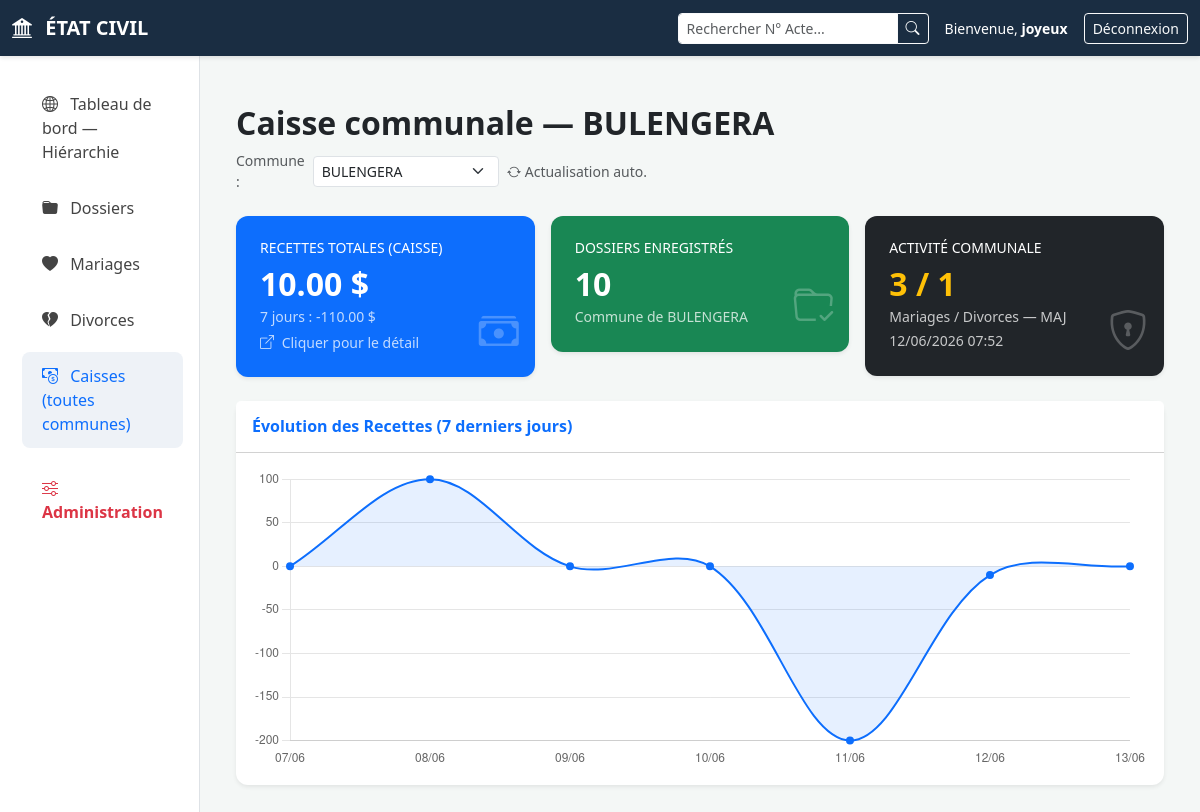
/dashboard/bourgmestre/ (signed in), run on the app's committed database.
### mariage/models.py (models this page shows, shortened)
class Utilisateur(AbstractUser):
    ROLE_CHOICES = [
        ('operateur', 'Operateur de saisie'),
        ('officier', 'Officier Etat Civil'),
        ('bourgmestre', 'Bourgmestre'),
        ('maire', 'Maire'),
        ('hierarchie', 'Hierarchie'),
        ('conjoint', 'Conjoint'),
        ('citoyen', 'citoyen'),
    ]
    telephone = models.CharField(max_length=20, blank=True)
    nom = models.CharField(max_length=100, blank=True, help_text="Nom de famille (actes officiels).")
    post_nom = models.CharField(max_length=100, blank=True, help_text="Postnom (actes officiels).")
    prenom = models.CharField(max_length=100, blank=True, help_text="Prénom (actes officiels).")
    role = models.CharField(max_length=20, choices=ROLE_CHOICES)
    commune = models.ForeignKey(
        Commune, on_delete=models.CASCADE, null=True, blank=True,
        related_name='agents',
    )
    ville = models.ForeignKey(
        'Ville', on_delete=models.SET_NULL, null=True, blank=True,
        related_name='maires',
        help_text="Ville d'affectation pour le maire (accès à toutes les communes + mairie).",
    )
    epoux_lie = models.ForeignKey(
        'Epoux', on_delete=models.SET_NULL, null=True, blank=True,
        related_name='comptes_conjoint',
    )
    epouse_lie = models.ForeignKey(
        'Epouse', on_delete=models.SET_NULL, null=True, blank=True,
        related_name='comptes_conjoint',
    )
    affecte_mairie = models.BooleanField(
        default=False,
        help_text="Agent affecté à la mairie (mariages célébrés à l'hôtel de ville).",
    )
    class Meta:
        verbose_name = "Utilisateur"
        verbose_name_plural = "Utilisateurs"

class Commune(models.Model):
    code_postal_de_la_commune = models.CharField(max_length=100)
    nom = models.CharField(max_length=100)
    ville = models.ForeignKey(Ville, on_delete=models.CASCADE)
    est_mairie = models.BooleanField(
        default=False,
        help_text="Commune virtuelle « Mairie » pour les mariages célébrés à l'hôtel de ville.",
    )
    class Meta:
        verbose_name = 'Commune'
        verbose_name_plural = 'Communes'

class CaisseCommune(models.Model):
    commune = models.OneToOneField('Commune', on_delete=models.CASCADE, related_name='caisse')
    solde_actuel = models.DecimalField(max_digits=12, decimal_places=2, default=0.00)
    derniere_mise_a_jour = models.DateTimeField(auto_now=True)

### mariage/views.py (the view)
# urls.py: path('dashboard/bourgmestre/', BourgmestreDashboardView.as_view(), name='bourgmestre_dashboard'),
class BourgmestreDashboardView(LoginRequiredMixin, TemplateView):
    template_name = 'mariage/dashboard_bourgmestre.html'
    def dispatch(self, request, *args, **kwargs):
        if not utilisateur_peut_acceder_caisse(request.user):
            messages.error(request, "Accès réservé aux agents habilités à consulter la caisse communale.")
            return redirect('dashboard')
        return super().dispatch(request, *args, **kwargs)
    def get_context_data(self, **kwargs):
        context = super().get_context_data(**kwargs)
        communes = list(communes_accessibles(self.request.user))
        commune = commune_caisse_active(
            self.request.user,
            self.request.GET.get('commune'),
        )
        context.update(stats_dashboard_bourgmestre(commune))
        context['communes_accessibles'] = communes
        context['commune_courante'] = commune
        context['peut_sortir_caisse'] = utilisateur_peut_sortir_caisse(self.request.user)
        if self.request.user.is_superuser:
            context['role'] = 'SUPER-ADMINISTRATEUR'
        else:
            context['role'] = self.request.user.get_role_display()
        return context

### mariage/context_processors.py (called while the page is built)
def navigation_role(request):
    user = request.user
    if not user.is_authenticated:
        return {}
    return {
        'menu_items': menu_navigation(user),
        'role_utilisateur_court': role_utilisateur(user),
        'url_accueil_user': url_accueil_utilisateur(user),
    }

### mariage/dashboard_stats.py (called while the page is built, shortened)
def stats_dashboard_bourgmestre(commune):
    caisse, _ = CaisseCommune.objects.get_or_create(commune=commune)
    stats_graph = _recettes_sept_jours(caisse)
    recettes_semaine = sum(entry['total'] for entry in stats_graph)
    dossiers_qs = Dossier.objects.filter(commune_enregistrement=commune)
    mariages_commune = Mariage.objects.filter(dossier__commune_enregistrement=commune).count()
    divorces_commune = Divorce.objects.filter(
        mariage__dossier__commune_enregistrement=commune
    ).count()
    return {
        'commune': commune,
        'solde': caisse.solde_actuel,
        'nb_dossiers': dossiers_qs.count(),
        'nb_mariages_commune': mariages_commune,
        'nb_divorces_commune': divorces_commune,
        'stats_graph': stats_graph,
        'recettes_semaine': recettes_semaine,
        'derniere_mise_a_jour': caisse.derniere_mise_a_jour,
    }

### mariage/permissions_commune.py (called while the page is built, shortened)
def role_utilisateur(user):
    return (getattr(user, 'role', None) or '').upper()

def acces_toutes_communes(user):
    if role_utilisateur(user) == 'HIERARCHIE':
        return True
    return bool(user.is_superuser and not user.commune_id)

def communes_accessibles(user):
    role = role_utilisateur(user)
    if acces_toutes_communes(user):
        return Commune.objects.select_related('ville__province').order_by('nom')

def commune_caisse_active(user, commune_id=None):
    accessibles = list(communes_accessibles(user))
    if not accessibles:
        return None
    if commune_id:
        for c in accessibles:
            if c.pk == int(commune_id):
                return c
    return accessibles[0]

def utilisateur_peut_acceder_caisse(user):
    role = role_utilisateur(user)
    return role in ('HIERARCHIE', 'MAIRE', 'BOURGMESTRE', 'OFFICIER', 'OPERATEUR') or user.is_superuser

def utilisateur_peut_sortir_caisse(user):
    return role_utilisateur(user) == 'BOURGMESTRE' or user.is_superuser

### mariage/role_permissions.py (called while the page is built)
def role_utilisateur(user):
    if not user or not user.is_authenticated:
        return ''
    if user.is_superuser:
        return 'HIERARCHIE'
    return (getattr(user, 'role', None) or '').upper()

### mariage/templates/mariage/dashboard_bourgmestre.html (shortened to what this page needs)
{% extends 'mariage/base.html' %}
{% load static %}
{% block content %}
<div class="container-fluid py-4" id="dashboard-bourgmestre"
     data-stats-url="{% url 'bourgmestre_stats_api' %}"
     data-mouvements-url="{% url 'bourgmestre_mouvements_api' %}"
     data-sortie-url="{% url 'bourgmestre_sortie_api' %}"
     data-commune-id="{{ commune_courante.pk|default:'' }}"
     data-peut-sortir="{% if peut_sortir_caisse %}1{% else %}0{% endif %}">
    <div class="d-flex justify-content-between align-items-center mb-4 flex-wrap gap-2">
        <h2 class="fw-bold mb-0">Caisse communale — <span id="bm-commune-nom">{{ commune.nom|default:"—" }}</span></h2>
        <div class="d-flex align-items-center gap-2">
            {% if communes_accessibles|length > 1 %}
            <form method="get" class="d-flex align-items-center gap-2 m-0">
                <label class="small text-muted mb-0" for="select-commune-caisse">Commune :</label>
                <select name="commune" id="select-commune-caisse" class="form-select form-select-sm" onchange="this.form.submit()">
                    {% for c in communes_accessibles %}
                    <option value="{{ c.pk }}" {% if commune_courante.pk == c.pk %}selected{% endif %}>{{ c.nom }}</option>
                    {% endfor %}
                </select>
            </form>
            {% endif %}
            <small class="text-muted" id="bm-refresh-label"><i class="bi bi-arrow-repeat"></i> Actualisation auto.</small>
        </div>
    </div>
    <div class="row g-3 mb-4">
        <div class="col-md-4">
            <button type="button" class="card border-0 shadow-sm bg-primary text-white position-relative w-100 text-start p-0"
                    id="bm-card-recettes" style="cursor:pointer;" title="Voir les mouvements de caisse">
                <div class="card-body p-4">
                    <h6 class="text-uppercase small">Recettes Totales (Caisse)</h6>
                    <h2 class="fw-bold mb-0"><span id="bm-solde">{{ solde|floatformat:2 }}</span> $</h2>
                    <small class="opacity-75">7 jours : <span id="bm-recettes-semaine">{{ recettes_semaine|floatformat:2 }}</span> $</small>
                    <small class="d-block opacity-75 mt-1"><i class="bi bi-box-arrow-up-right me-1"></i> Cliquer pour le détail</small>
                    <i class="bi bi-cash-stack position-absolute end-0 bottom-0 m-3 fs-1 opacity-25"></i>
                </div>
            </button>
        </div>
        <div class="col-md-4">
            <div class="card border-0 shadow-sm bg-success text-white position-relative">
                <div class="card-body p-4">
                    <h6 class="text-uppercase small">Dossiers Enregistrés</h6>
                    <h2 class="fw-bold mb-0" id="bm-nb-dossiers">{{ nb_dossiers }}</h2>
                    <small class="opacity-75">Commune de {{ commune.nom|default:"—" }}</small>
                    <i class="bi bi-folder-check position-absolute end-0 bottom-0 m-3 fs-1 opacity-25"></i>
                </div>
            </div>
        </div>
        <div class="col-md-4">
            <div class="card border-0 shadow-sm bg-dark text-white position-relative">
                <div class="card-body p-4">
                    <h6 class="text-uppercase small">Activité communale</h6>
                    <h2 class="fw-bold mb-0 text-warning"><span id="bm-nb-mariages">{{ nb_mariages_commune }}</span> / <span id="bm-nb-divorces">{{ nb_divorces_commune }}</span></h2>
                    <small class="opacity-75">Mariages / Divorces — MAJ <span id="bm-derniere-maj">{% if derniere_mise_a_jour %}{{ derniere_mise_a_jour|date:"d/m/Y H:i" }}{% else %}—{% endif %}</span></small>
                    <i class="bi bi-shield-lock position-absolute end-0 bottom-0 m-3 fs-1 opacity-25"></i>
                </div>
            </div>
        </div>
    </div>
    <div class="row">
        <div class="col-12">
            <div class="card border-0 shadow-sm">
                <div class="card-header bg-white py-3">
                    <h6 class="m-0 fw-bold text-primary">Évolution des Recettes (7 derniers jours)</h6>
                </div>
                <div class="card-body">
                    <canvas id="recettesChart" style="height: 300px;"></canvas>
                </div>
            </div>
        </div>
    </div>
</div>
{% endblock %}
{% block extra_js %}
<script>
    initDashboardBourgmestre({
        graph: JSON.parse(document.getElementById('bm-chart-data').textContent),
    });
</script>
{% endblock %}

### mariage/templates/mariage/base.html (shortened to what this page needs)
{% load static %}
<!DOCTYPE html>
<html lang="fr">
<head>
    <link href="https://cdn.jsdelivr.net/npm/bootstrap@5.3.0/dist/css/bootstrap.min.css" rel="stylesheet">
    <link rel="stylesheet" href="https://cdn.jsdelivr.net/npm/bootstrap-icons@1.11.0/font/bootstrap-icons.css">
    <link rel="stylesheet" href="{% static 'mariage/css/style.css' %}">
</head>
<body>
    <nav class="navbar navbar-expand-lg navbar-dark navbar-custom sticky-top">
        <div class="container-fluid">
            <a class="navbar-brand fw-bold" href="{% if url_accueil_user %}{{ url_accueil_user }}{% else %}{% url 'dashboard' %}{% endif %}"><i class="bi bi-bank2 me-2"></i> ÉTAT CIVIL</a>
            {% if role_utilisateur_court != 'CITOYEN' and role_utilisateur_court != 'CONJOINT' %}
            <form class="d-flex ms-auto me-3 d-print-none" action="{% url 'quick_search' %}" method="get" style="max-width: 300px;">
                <div class="input-group input-group-sm">
                    <input type="text" name="q" class="form-control border-light" placeholder="Rechercher N° Acte..." aria-label="Rechercher">
                    <button class="btn btn-outline-light" type="submit">
                        <i class="bi bi-search"></i>
                    </button>
                </div>
            </form>
            {% endif %}
            <div class="d-flex align-items-center text-white small">
                <span>Bienvenue, <strong>{{ user.username }}</strong></span>
                <form action="{% url 'logout' %}" method="post" class="ms-3 m-0">
                    <button type="submit" class="btn btn-sm btn-outline-light">Déconnexion</button>
                </form>
            </div>
        </div>
    </nav>
    <div class="container-fluid">
        <div class="row">
            <nav class="col-md-2 d-none d-md-block sidebar">
                <ul class="nav flex-column">
                    {% for item in menu_items %}
                    <li class="nav-item">
                        <a class="nav-link {% for key in item.active_keys %}{% if key in request.resolver_match.url_name %}active{% endif %}{% endfor %}{% if item.url_name == 'bourgmestre_dashboard' and 'bourgmestre' in request.resolver_match.url_name %} active{% endif %}"
                           href="{% url item.url_name %}">
                            <i class="bi {{ item.icon }} me-2"></i> {{ item.label }}
                        </a>
                    </li>
                    {% empty %}
                    <li class="nav-item">
                        <a class="nav-link" href="{% url 'dashboard' %}"><i class="bi bi-speedometer2 me-2"></i> Accueil</a>
                    </li>
                    {% endfor %}
                    {% if user.is_superuser %}
                        <li class="nav-item mt-2">
                            <a class="nav-link text-danger fw-bold" href="/admin/" target="_blank">
                                <i class="bi bi-sliders me-2"></i> Administration
                            </a>
                        </li>
                    {% endif %}
                </ul>
            </nav>
            <main class="col-md-10 ms-sm-auto px-md-4 py-4 main-content">
                <div id="toast-container" class="position-fixed top-0 end-0 p-3"></div>
                {% block content %}{% endblock %}
            </main>
        </div>
    </div>
    {% block extra_js %}{% endblock %}
</body>

### mariage/static/mariage/css/style.css (style rules this page uses)
:root { --main-blue: #1a2d42; --sidebar-bg: #ffffff; --light-gray: #f4f7f6; --primary-blue: #0d6efd; }
body { background-color: var(--light-gray); font-family: 'Segoe UI', system-ui, -apple-system, sans-serif; }
.navbar-custom { background-color: var(--main-blue); box-shadow: 0 2px 4px rgba(0,0,0,0.1); }
.sidebar { min-height: 100vh; background: var(--sidebar-bg); border-right: 1px solid #dee2e6; padding-top: 20px; }
.nav-link { color: #444; font-weight: 500; padding: 12px 20px; margin: 4px 10px; border-radius: 8px; transition: all 0.3s ease; }
.nav-link:hover, .nav-link.active { background-color: #eef2f7; color: var(--primary-blue); }
.card { border: none; border-radius: 12px; box-shadow: 0 4px 12px rgba(0,0,0,0.05); }

### data on the page
Utilisateur: username "joyeux"
Commune: nom "BULENGERA"
CaisseCommune: solde_actuel "10.00", derniere_mise_a_jour "12/06/2026 07:52"

### other printed values
{{ item.label }} "Tableau de bord — Hiérarchie" "Dossiers" "Mariages" "Divorces" "Caisses (toutes communes)"
{{ recettes_semaine|floatformat:2 }} "-110.00"
{{ nb_dossiers }} "10"
{{ nb_mariages_commune }} "3"
{{ nb_divorces_commune }} "1"
form field commune "BULENGERA"
